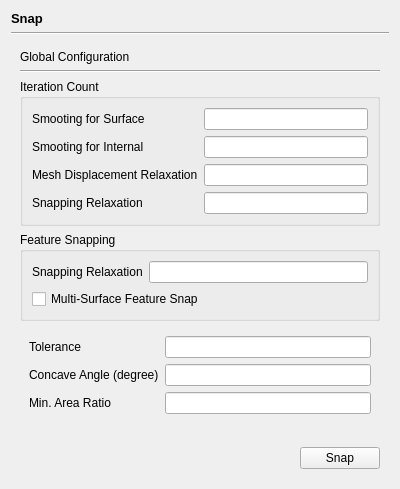
<?xml version="1.0" encoding="UTF-8"?>
<ui version="4.0">
 <class>SnapPage</class>
 <widget class="QWidget" name="SnapPage">
  <property name="geometry">
   <rect>
    <x>0</x>
    <y>0</y>
    <width>400</width>
    <height>481</height>
   </rect>
  </property>
  <property name="windowTitle">
   <string>Form</string>
  </property>
  <layout class="QVBoxLayout" name="verticalLayout">
   <item>
    <widget class="QLabel" name="label">
     <property name="font">
      <font>
       <pointsize>10</pointsize>
       <bold>true</bold>
      </font>
     </property>
     <property name="text">
      <string>Snap</string>
     </property>
    </widget>
   </item>
   <item>
    <widget class="Line" name="line">
     <property name="orientation">
      <enum>Qt::Horizontal</enum>
     </property>
    </widget>
   </item>
   <item>
    <widget class="QWidget" name="widget" native="true">
     <layout class="QVBoxLayout" name="verticalLayout_2">
      <item>
       <widget class="QLabel" name="label_5">
        <property name="text">
         <string>Global Configuration</string>
        </property>
       </widget>
      </item>
      <item>
       <widget class="Line" name="line_3">
        <property name="orientation">
         <enum>Qt::Horizontal</enum>
        </property>
       </widget>
      </item>
      <item>
       <widget class="QGroupBox" name="groupBox">
        <property name="title">
         <string>Iteration Count</string>
        </property>
        <layout class="QFormLayout" name="formLayout">
         <item row="0" column="0">
          <widget class="QLabel" name="label_2">
           <property name="text">
            <string>Smooting for Surface</string>
           </property>
          </widget>
         </item>
         <item row="0" column="1">
          <widget class="QLineEdit" name="smootingForSurface"/>
         </item>
         <item row="1" column="0">
          <widget class="QLabel" name="label_3">
           <property name="text">
            <string>Smooting for Internal</string>
           </property>
          </widget>
         </item>
         <item row="1" column="1">
          <widget class="QLineEdit" name="smootingForInternal"/>
         </item>
         <item row="2" column="0">
          <widget class="QLabel" name="label_4">
           <property name="text">
            <string>Mesh Displacement Relaxation</string>
           </property>
          </widget>
         </item>
         <item row="2" column="1">
          <widget class="QLineEdit" name="meshDisplacementRelaxation"/>
         </item>
         <item row="3" column="0">
          <widget class="QLabel" name="label_6">
           <property name="text">
            <string>Snapping Relaxation</string>
           </property>
          </widget>
         </item>
         <item row="3" column="1">
          <widget class="QLineEdit" name="globalSnappingRelaxation"/>
         </item>
        </layout>
       </widget>
      </item>
      <item>
       <widget class="QGroupBox" name="groupBox_2">
        <property name="title">
         <string>Feature Snapping</string>
        </property>
        <layout class="QVBoxLayout" name="verticalLayout_3">
         <item>
          <widget class="QWidget" name="widget_2" native="true">
           <layout class="QFormLayout" name="formLayout_2">
            <property name="leftMargin">
             <number>0</number>
            </property>
            <property name="topMargin">
             <number>0</number>
            </property>
            <property name="rightMargin">
             <number>0</number>
            </property>
            <property name="bottomMargin">
             <number>0</number>
            </property>
            <item row="0" column="0">
             <widget class="QLabel" name="label_7">
              <property name="text">
               <string>Snapping Relaxation</string>
              </property>
             </widget>
            </item>
            <item row="0" column="1">
             <widget class="QLineEdit" name="featureSnappingRelaxation"/>
            </item>
           </layout>
          </widget>
         </item>
         <item>
          <widget class="QCheckBox" name="multiSurfaceFeatureSnap">
           <property name="text">
            <string>Multi-Surface Feature Snap</string>
           </property>
          </widget>
         </item>
        </layout>
       </widget>
      </item>
      <item>
       <widget class="QWidget" name="widget_3" native="true">
        <layout class="QFormLayout" name="formLayout_3">
         <item row="0" column="0">
          <widget class="QLabel" name="label_8">
           <property name="text">
            <string>Tolerance</string>
           </property>
          </widget>
         </item>
         <item row="0" column="1">
          <widget class="QLineEdit" name="tolerance"/>
         </item>
         <item row="1" column="0">
          <widget class="QLabel" name="label_9">
           <property name="text">
            <string>Concave Angle (degree)</string>
           </property>
          </widget>
         </item>
         <item row="1" column="1">
          <widget class="QLineEdit" name="concaveAngle"/>
         </item>
         <item row="2" column="0">
          <widget class="QLabel" name="label_10">
           <property name="text">
            <string>Min. Area Ratio</string>
           </property>
          </widget>
         </item>
         <item row="2" column="1">
          <widget class="QLineEdit" name="minAreaRatio"/>
         </item>
        </layout>
       </widget>
      </item>
     </layout>
    </widget>
   </item>
   <item>
    <widget class="QWidget" name="widget_4" native="true">
     <layout class="QHBoxLayout" name="horizontalLayout">
      <item>
       <spacer name="horizontalSpacer">
        <property name="orientation">
         <enum>Qt::Horizontal</enum>
        </property>
        <property name="sizeHint" stdset="0">
         <size>
          <width>280</width>
          <height>20</height>
         </size>
        </property>
       </spacer>
      </item>
      <item>
       <widget class="QPushButton" name="pushButton">
        <property name="text">
         <string>Snap</string>
        </property>
       </widget>
      </item>
     </layout>
    </widget>
   </item>
  </layout>
 </widget>
 <resources/>
 <connections/>
</ui>
